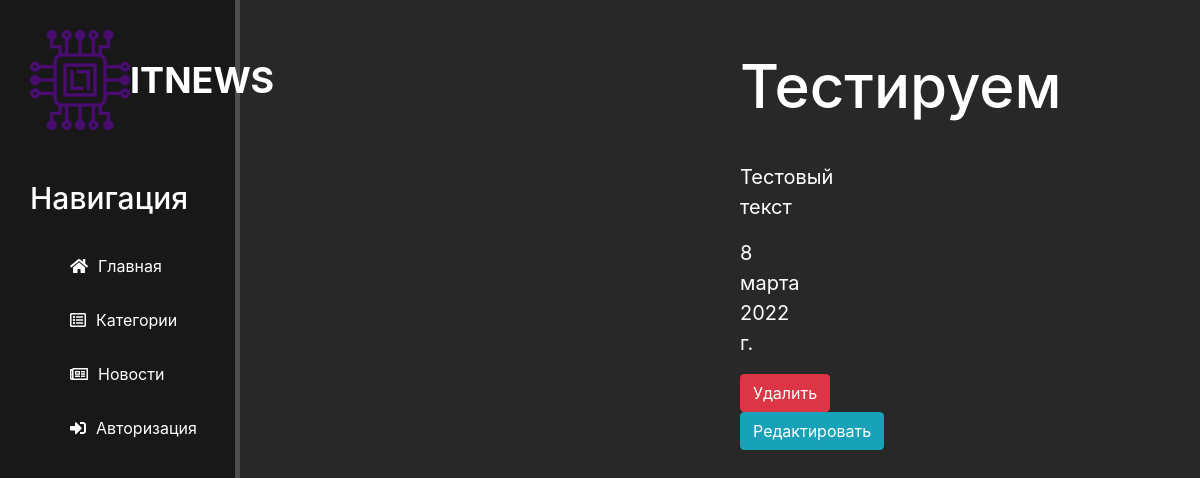
/news/testiruem, run on the app's committed database.
### news/models.py (models this page shows, shortened)
class Articles(models.Model):
    title = models.CharField('Название', max_length=100)
    anons = models.TextField('Анонс')
    full_text = models.TextField('Статья')
    date = models.DateField('Дата публикации')
    category = models.ForeignKey(Category, verbose_name="Категория", related_name="products", on_delete=models.CASCADE,default=1)
    slug = AutoSlugField(populate_from='title')
    class Meta:
        verbose_name = 'Новость'
        verbose_name_plural = 'Новости'

### news/views.py (the view)
# urls.py: path('<slug:slug>', views.NewsDetail.as_view(), name='news_detail'),
class NewsDetail(DetailView):
    model = Articles
    template_name = 'news/details.html'
    context_object_name = 'article'

### news/templates/news/details.html (shortened to what this page needs)
{% extends 'main/layout.html' %}
{% block content %}
    <div class="detailtext">
        <h1>{{ article.title }}</h1>
        <p>{{ article.full_text|linebreaks }}</p>
        <div class="btnRed"> <p>{{ article.date }}</p>
        <a href="{%  url 'news_delete' article.slug  %} " class="btn btn-danger">Удалить</a>
        <a href="{%  url 'news_update' article.slug  %}" class="btn btn-info">Редактировать</a> </div>
    </div>
{%endblock%}

### main/static/main/css/main.css (style rules this page uses)
body { background:#282828; }
.detailtext { float: left; color: white; margin-top: 50px; text-align: justify; width: 85%; padding-left:500px; }
.detailtext h1 { font-size:60px; text-align:center; margin-bottom:40px }
.detailtext p { font-size:20px; }
.btnRed { text-align:center }

### data on the page
Articles: title "Тестируем", full_text "Тестовый текст", date "8 марта 2022 г."
